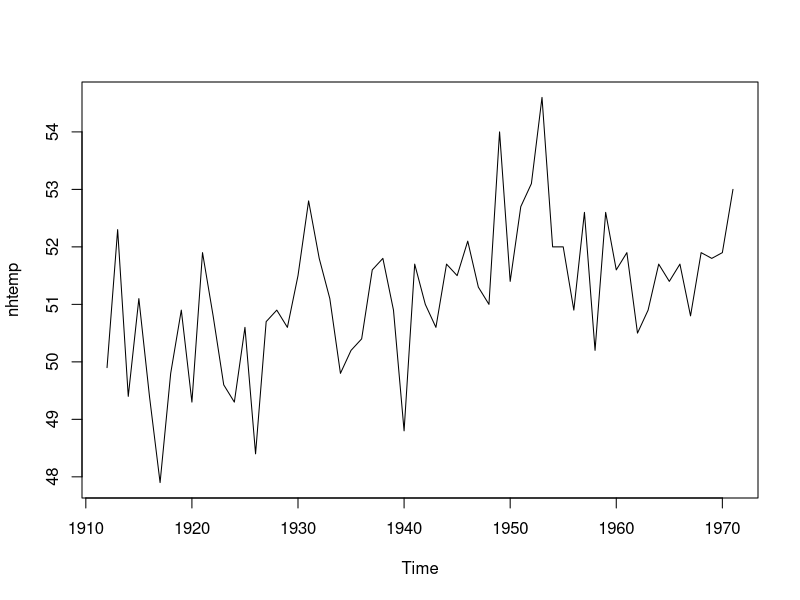
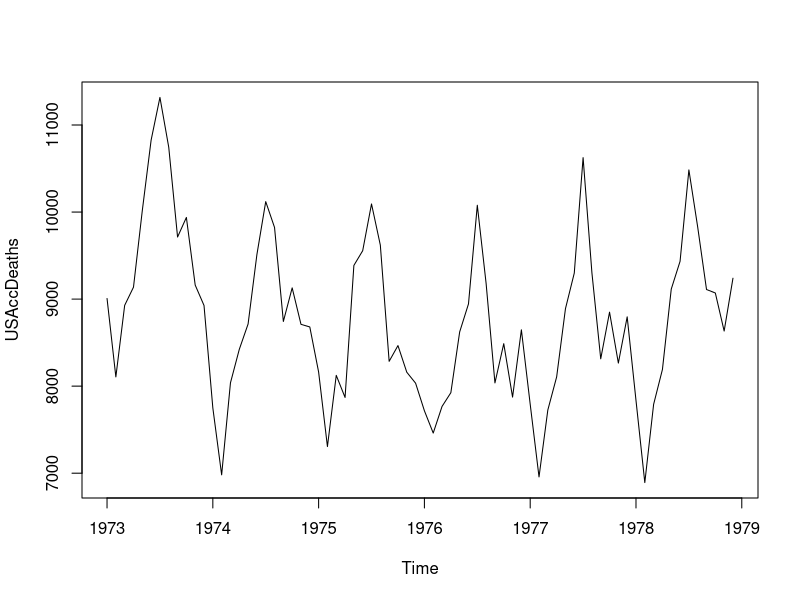
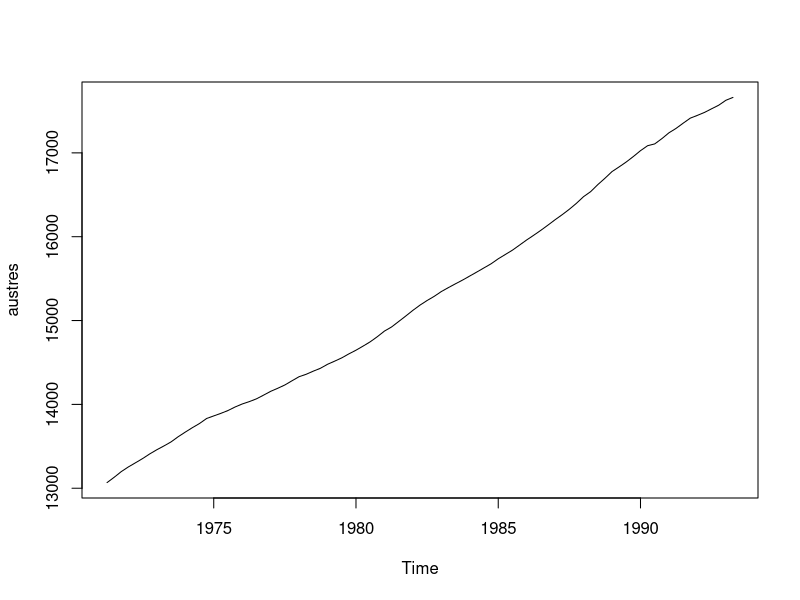
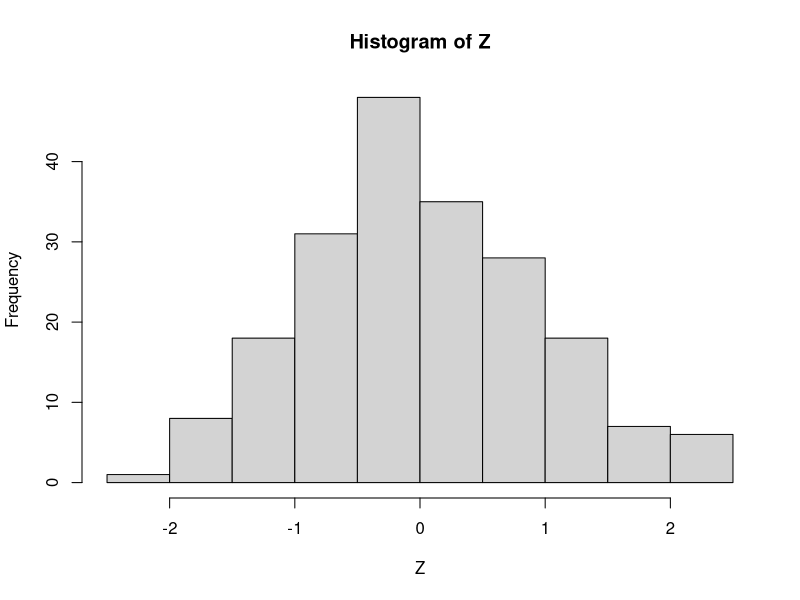
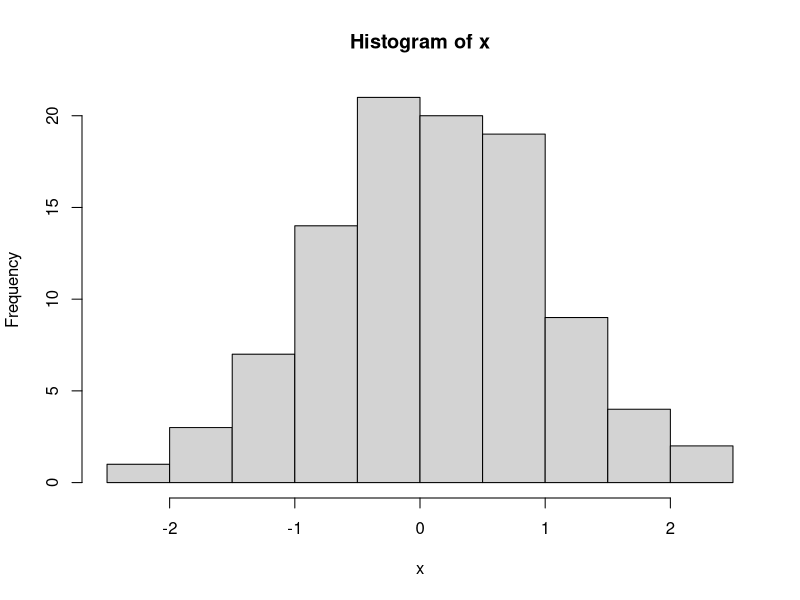
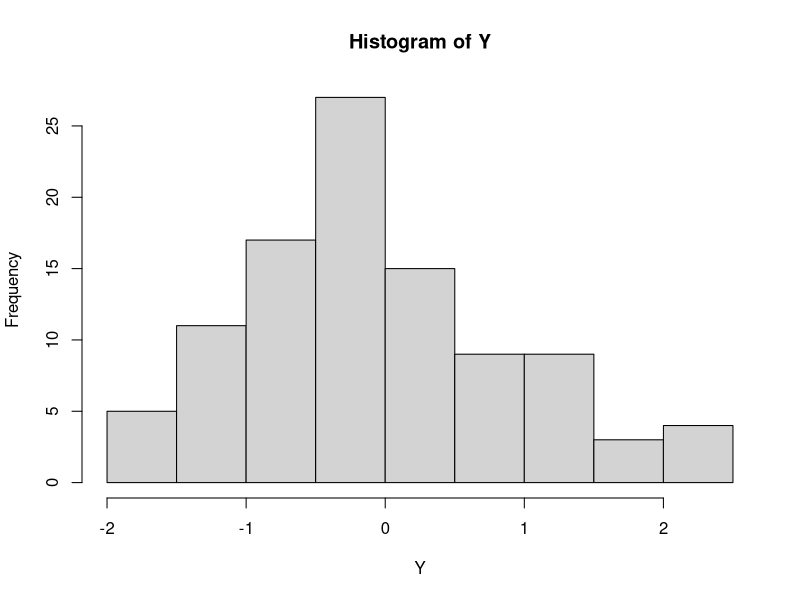
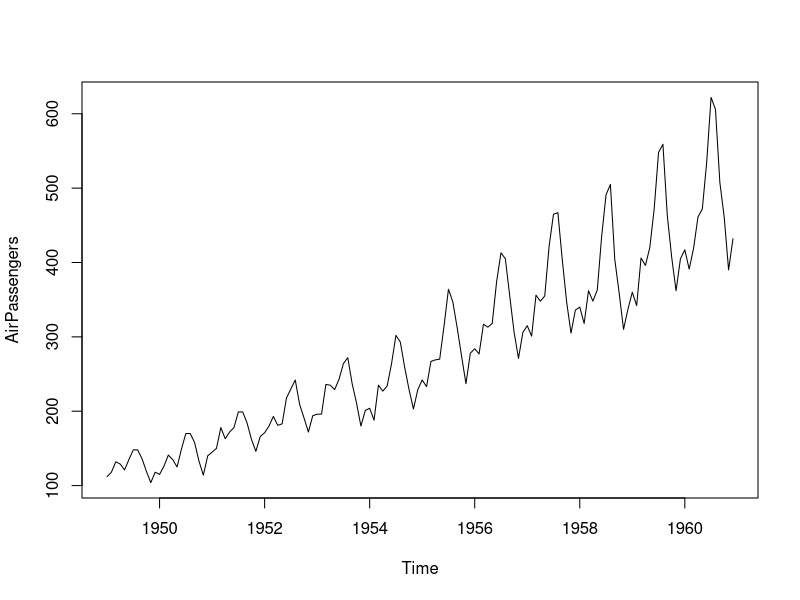
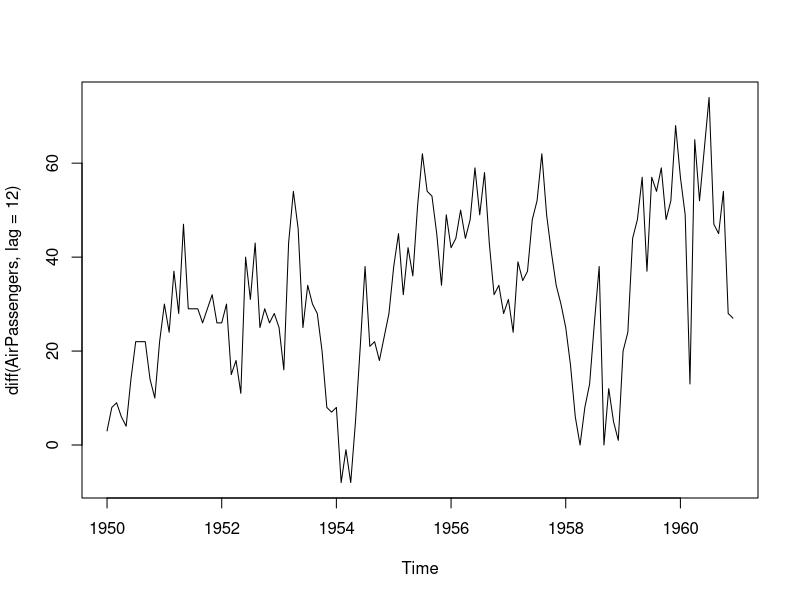

Write the R code that produced these figures, in order.
x<-c(5,3,7,6)
y<-c(2,4,3,1)

#c gitti
x[4:2]*y[1:3]

data(package = 'datasets')

air<-as.data.frame(AirPassengers)

AirPassengers

# Extract the time and passengers data
years <- floor(time(AirPassengers))  # Extract the year part
months <- cycle(AirPassengers)       # Extract the month part
passengers <- as.numeric(AirPassengers)  # Convert the time series to a numeric vector

# Combine them into a data frame
air_df <- data.frame(Year = years, Month = months, Passengers = passengers)

# View the resulting data frame
print(air_df)

nottem

y=diff(AirPassengers,lag=4)

y


plot(nhtemp)
plot(USAccDeaths)
plot(austres)

linear_model <- lm(USAccDeaths ~ time(USAccDeaths))

# Add the trend line to the plot
abline(linear_model, col = "red", lwd = 2)

linear_model2 <- lm(nhtemp ~ time(nhtemp))

# Add the trend line to the plot
abline(linear_model2, col = "red", lwd = 2)

set.seed(1)
x<-rnorm(100)
Y<-rnorm(100)
set.seed(1)
Z<-rnorm(200)
F<-c(x,Y)
F==Z
hist(Z)
var(Z)
hist(x)
hist(Y)
var(x)

plot(AirPassengers)

plot(diff(AirPassengers, lag = 12))

plot(log(AirPassengers))

plot(diff(log(AirPassengers), lag = 1))

plot(diff(diff(log(AirPassengers), lag = 12)), lag=1)

UKgas[9]

plot(mdeaths)





